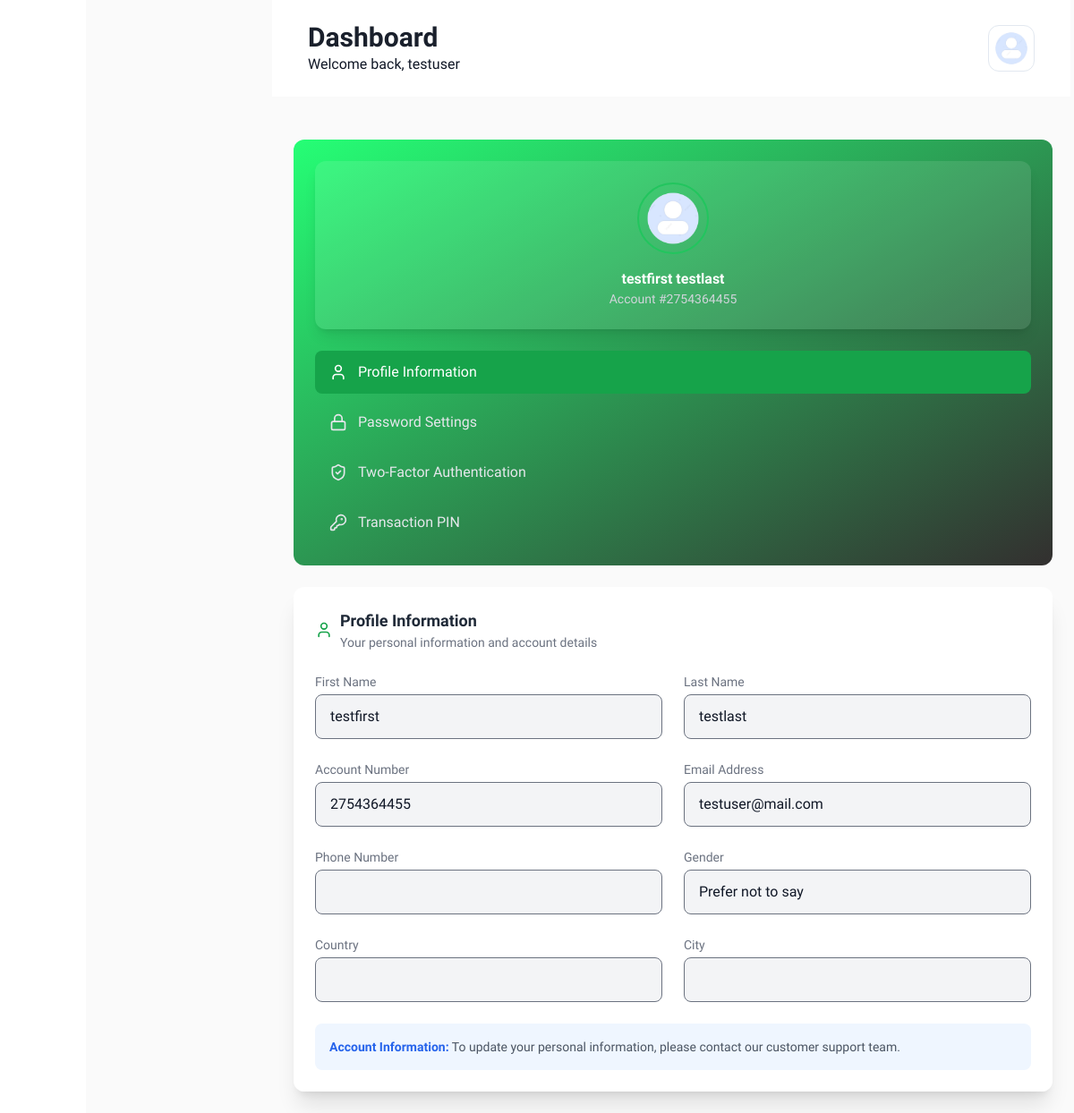
Page /profile/ (signed in) on the committed database.
### bank_app/models.py (models this page shows, shortened)
class Account(AbstractBaseUser, PermissionsMixin):
    account_id = models.CharField(max_length=8, unique=True, blank=True, null=True)
    email = models.EmailField(verbose_name="Email", max_length=100, unique=True)
    username = models.CharField(max_length=100, blank=True)
    first_name = models.CharField(max_length=100, blank=True)
    last_name = models.CharField(max_length=100, blank=True)
    phone_number = models.CharField(
        max_length=15,
        blank=True,
        validators=[RegexValidator(r'^\+?[0-9]{10,15}$', 'Enter a valid phone number.')]
    )
    country = models.CharField(max_length=100, blank=True)
    city = models.CharField(max_length=100, blank=True)
    gender = models.CharField(max_length=1, choices=GENDER_CHOICES, blank=True)
    security_code = models.IntegerField(
            blank=True,
            null=True,
            validators=[
                MinValueValidator(100000, message='Security code must be at least 100000.'),
                MaxValueValidator(999999, message='Security code must be at most 999999.')
            ]
        )
    two_factor_enabled = models.BooleanField(default=False)
    account_number = models.CharField(max_length=20, unique=True, blank=True, null=True)
    date_joined = models.DateTimeField(verbose_name="Date Joined",blank=True, null=True)
    last_login = models.DateTimeField(verbose_name="Last Login", auto_now=True)
    is_active = models.BooleanField(default=True)
    is_staff = models.BooleanField(default=False)
    is_superuser = models.BooleanField(default=False)
    pin = models.CharField(max_length=6, blank=True, null=True)
    profile_picture = models.ImageField(
        upload_to='profile_pics/',
        default='profile_pics/default_profile.png',
        blank=True,
        null=True,
        help_text="Profile picture (min 300x300, max 5MB, GIFs allowed)."
    )
    USERNAME_FIELD = 'email'
    REQUIRED_FIELDS = ['first_name', 'last_name']
    objects = AccountManager()
    def get_full_name(self):
        return f"{self.first_name or ''} {self.last_name or ''}".strip()

### bank_app/views.py (the view)
# urls.py: path('profile/',views.profile,name='profile'),
@login_required(login_url='login')
def profile(request):
    return render(request,'dashboard/profile.html',)

### templates/dashboard/profile.html (shortened to what this page needs)
{% load static %}
<!DOCTYPE html>
<html lang="en">
<head>
  <link rel="stylesheet" href="{% static 'assets/css/slick.css' %}" />
  <link rel="stylesheet" href="{% static 'assets/css/aos.css' %}" />
  <link rel="stylesheet" href="{% static 'assets/css/output.css' %}" />
  <link rel="stylesheet" href="{% static 'assets/css/style.css' %}" />
       <link rel="stylesheet" href="https://cdn.jsdelivr.net/gh/aquawolf04/font-awesome-pro@5cd1511/css/all.css">
<script src="https://cdn.tailwindcss.com"></script>
</head>
<body>
  <div class="w-full layout-wrapper active">
    <div class="w-full flex relative">
<aside class="sm:block hidden relative w-[96px] bg-white dark:bg-black">
</aside>
      <div class="body-wrapper dark:bg-darkblack-500 flex-1 overflow-x-hidden">
        <header class="md:block hidden header-wrapper w-full fixed z-30">
          <div
            class="w-full h-[108px] dark:bg-darkblack-600 bg-white flex items-center justify-between 2xl:px-[76px] px-10 relative">
                                            <div>
    <h5 class="text-sm sm:text-base md:text-lg lg:text-3xl dark:text-bgray-50 text-bgray-900 font-bold lg:leading-[36.4px]">
      Dashboard
    </h5>
    <p class="text-xs sm:text-sm md:text-base text-gray-900 dark:text-white">
      Welcome back, {{ request.user.username }}
    </p>
  </div>
            <div class="quick-access-wrapper relative">
              <div class="flex space-x-[43px] items-center">
                <div onclick="profileAction()" class="flex lg:space-x-3 space-x-0 cursor-pointer">
                  <div class="w-[52px] h-[52px] rounded-xl border border-bgray-300 overflow-hidden">
                          {% if request.user.profile_picture %}
                        <img class="object-cover" src="{{ request.user.profile_picture.url }}" alt="avatar" />
                    {% else %}
                        <img class="object-cover" src="{% static 'assets/images/avatar/default_profile.png' %}" alt="default avatar" />
                    {% endif %}
                  </div>
                </div>
              </div>
          </div>
        </header>
     <main class="w-full xl:px-[48px] px-6 pb-6 xl:pb-[48px] sm:pt-[156px] pt-[100px]">
  <div x-data="{ activeTab: 'profile' }" class="grid grid-cols-1 xl:grid-cols-12 gap-6">
    <aside class="xl:col-span-4 rounded-xl p-6 flex flex-col gap-6"
           style="background: linear-gradient(to bottom right, rgba(0, 255, 94, 0.85), rgba(29, 25, 25, 0.9));">
      <div class="bg-white/10 rounded-xl p-6 text-center shadow-lg">
        <div class="w-20 h-20 mx-auto mb-4 flex items-center justify-center rounded-full overflow-hidden border-2 border-green-500">
          <img src="{{ request.user.profile_picture.url }}"
               alt="Profile Picture"
               class="w-20 h-20 object-cover">
        </div>
        <h3 class="text-white font-semibold">
          {{ request.user.get_full_name }}
        </h3>
        <p class="text-sm text-gray-300">Account #{{ request.user.account_number }}</p>
      </div>
      <nav class="flex flex-col space-y-2">
        <button @click="activeTab = 'profile'"
                :class="activeTab === 'profile' ? 'bg-green-600 text-white' : 'text-gray-200 hover:bg-white/10'"
                class="flex items-center gap-3 px-4 py-3 rounded-lg font-medium transition">
          <i data-lucide="user" class="w-5 h-5"></i>
          Profile Information
        </button>
        <button @click="activeTab = 'password'"
                :class="activeTab === 'password' ? 'bg-green-600 text-white' : 'text-gray-200 hover:bg-white/10'"
                class="flex items-center gap-3 px-4 py-3 rounded-lg font-medium transition">
          <i data-lucide="lock" class="w-5 h-5"></i>
          Password Settings
        </button>
        <button @click="activeTab = '2fa'"
                :class="activeTab === '2fa' ? 'bg-green-600 text-white' : 'text-gray-200 hover:bg-white/10'"
                class="flex items-center gap-3 px-4 py-3 rounded-lg font-medium transition">
          <i data-lucide="shield-check" class="w-5 h-5"></i>
          Two-Factor Authentication
        </button>
        <button @click="activeTab = 'pin'"
                :class="activeTab === 'pin' ? 'bg-green-600 text-white' : 'text-gray-200 hover:bg-white/10'"
                class="flex items-center gap-3 px-4 py-3 rounded-lg font-medium transition">
          <i data-lucide="key-round" class="w-5 h-5"></i>
          Transaction PIN
        </button>
      </nav>
    </aside>
    <section class="xl:col-span-8 bg-white/95 dark:bg-darkblack-600 rounded-xl p-6 shadow-xl">
      <div x-show="activeTab === 'profile'" x-cloak>
      <div x-show="activeTab === 'profile'" x-cloak>
        <header class="mb-6 flex items-center gap-2">
          <i data-lucide="user" class="w-5 h-5 text-green-600"></i>
          <div>
            <h3 class="text-lg font-bold text-gray-800 dark:text-white">Profile Information</h3>
            <p class="text-sm text-gray-500">Your personal information and account details</p>
          </div>
        </header>
        <div class="grid grid-cols-1 md:grid-cols-2 gap-6">
          <div>
            <label class="block text-sm font-medium text-gray-500">First Name</label>
            <input type="text" value="{{ request.user.first_name }}" readonly
              class="mt-1 w-full rounded-lg bg-gray-100 dark:bg-darkblack-500 text-gray-900 dark:text-white px-4 py-3">
          </div>
          <div>
            <label class="block text-sm font-medium text-gray-500">Last Name</label>
            <input type="text" value="{{ request.user.last_name }}" readonly
              class="mt-1 w-full rounded-lg bg-gray-100 dark:bg-darkblack-500 text-gray-900 dark:text-white px-4 py-3">
          </div>
          <div>
            <label class="block text-sm font-medium text-gray-500">Account Number</label>
            <input type="text" value="{{ request.user.account_number }}" readonly
              class="mt-1 w-full rounded-lg bg-gray-100 dark:bg-darkblack-500 text-gray-900 dark:text-white px-4 py-3">
          </div>
          <div>
            <label class="block text-sm font-medium text-gray-500">Email Address</label>
            <input type="email" value="{{ request.user.email }}" readonly
              class="mt-1 w-full rounded-lg bg-gray-100 dark:bg-darkblack-500 text-gray-900 dark:text-white px-4 py-3">
          </div>
          <div>
            <label class="block text-sm font-medium text-gray-500">Phone Number</label>
            <input type="text" value="{{ request.user.phone_number }}" readonly
              class="mt-1 w-full rounded-lg bg-gray-100 dark:bg-darkblack-500 text-gray-900 dark:text-white px-4 py-3">
          </div>
          <div>
            <label class="block text-sm font-medium text-gray-500">Gender</label>
            <input type="text" value="{{ request.user.get_gender_display }}" readonly
              class="mt-1 w-full rounded-lg bg-gray-100 dark:bg-darkblack-500 text-gray-900 dark:text-white px-4 py-3">
          </div>
          <div>
            <label class="block text-sm font-medium text-gray-500">Country</label>
            <input type="text" value="{{ request.user.country }}" readonly
              class="mt-1 w-full rounded-lg bg-gray-100 dark:bg-darkblack-500 text-gray-900 dark:text-white px-4 py-3">
          </div>
          <div>
            <label class="block text-sm font-medium text-gray-500">City</label>
            <input type="text" value="{{ request.user.city }}" readonly
              class="mt-1 w-full rounded-lg bg-gray-100 dark:bg-darkblack-500 text-gray-900 dark:text-white px-4 py-3">
          </div>
        </div>
           <div class="mt-6 p-4 bg-blue-50 dark:bg-darkblack-500 rounded-lg text-sm text-gray-600 dark:text-gray-300">
          <strong class="text-blue-600">Account Information:</strong> To update your personal information, please contact our customer support team.
        </div>
      </div>
      </div>
    </section>
  </div>
</main>
<link rel="stylesheet" href="https://cdn.jsdelivr.net/npm/toastify-js/src/toastify.min.css">
        </div>
      </div>
    </div>
  </body>
</html>

### static/assets/css/style.css (style rules this page uses)
html { background: #fafafa; }
body { font-family: "Urbanist", sans-serif; }
.layout-wrapper .body-wrapper { transition: margin-left 0.5s ease-in-out; }
.layout-wrapper.active .body-wrapper { margin-left: 208px; }
.layout-wrapper.active .body-wrapper .header-wrapper { width: calc(100% - 308px); transition: width 0.5s ease-in-out; }
.layout-wrapper .body-wrapper .header-wrapper { width: calc(100% - 96px); transition: width 0.5s ease-in-out; }

### rows in the picture
Account: user.username "testuser", user.profile_picture (placeholder picture), user.get_full_name "testfirst testlast", user.account_number "2754364455", user.first_name "testfirst", user.last_name "testlast", user.email "testuser@mail.com", user.gender "Prefer not to say"
